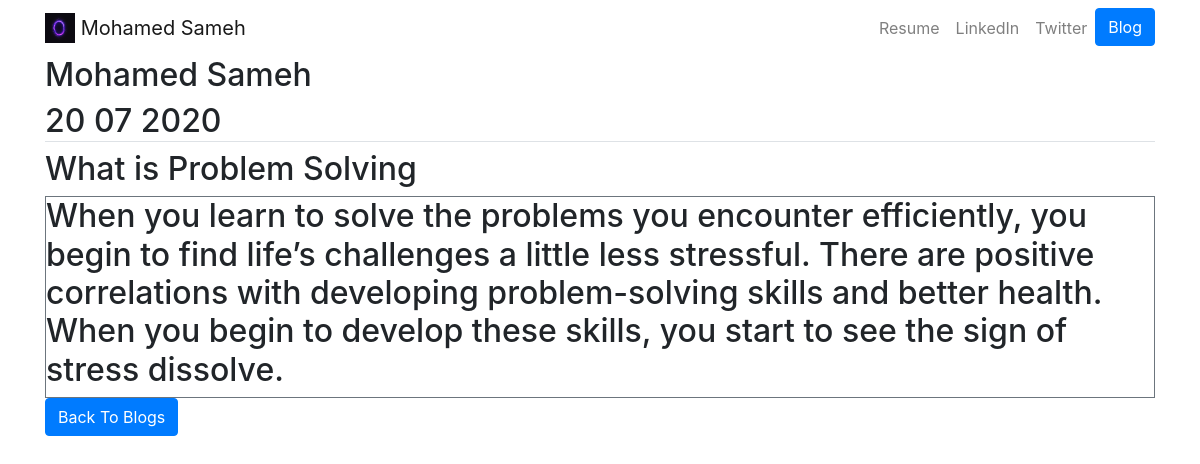
The page /blog/6/ on the database its author committed.
### blog/models.py (models this page shows, shortened)
class Blog (models.Model):
    writer = models.TextField(max_length = 100)
    title = models.TextField(max_length = 100)
    subject = models.TextField()
    date = models.DateField()

### blog/views.py (the view)
# urls.py: path('<int:blog_id>/', views.some_blog, name = 'some_blog'),
def some_blog(request, blog_id):
    blog = get_object_or_404(Blog, pk = blog_id)
    return render(request, 'blog/some_blog.html', {'blog' : blog})

### blog/templates/blog/some_blog.html
{% extends 'myportfolio/base.html' %}
{% block content %}
<h2>{{ blog.writer }}</h2>
<h2 class = "border-bottom">{{blog.date | date:'d m Y' }}</h2>
<h2>{{ blog.title }}</h2>
<div class = "border border-secondary">
<h2>{{ blog.subject }}</h2>
</div>
<a href = "{% url 'blogs:all_blogs' %}" class = "btn btn-primary">Back To Blogs</a>
{% endblock %}

### rows shown on the page
Blog: writer "Mohamed Sameh", date "20 07 2020", title "What is Problem Solving", subject "When you learn to solve the problems you encounter efficiently, you begin to find life’s challenges a little less stressful. There are positive correlations with developing problem-solving skills and better health. When you begin to develop these skills, you start to see the sign of stress dissolve."
